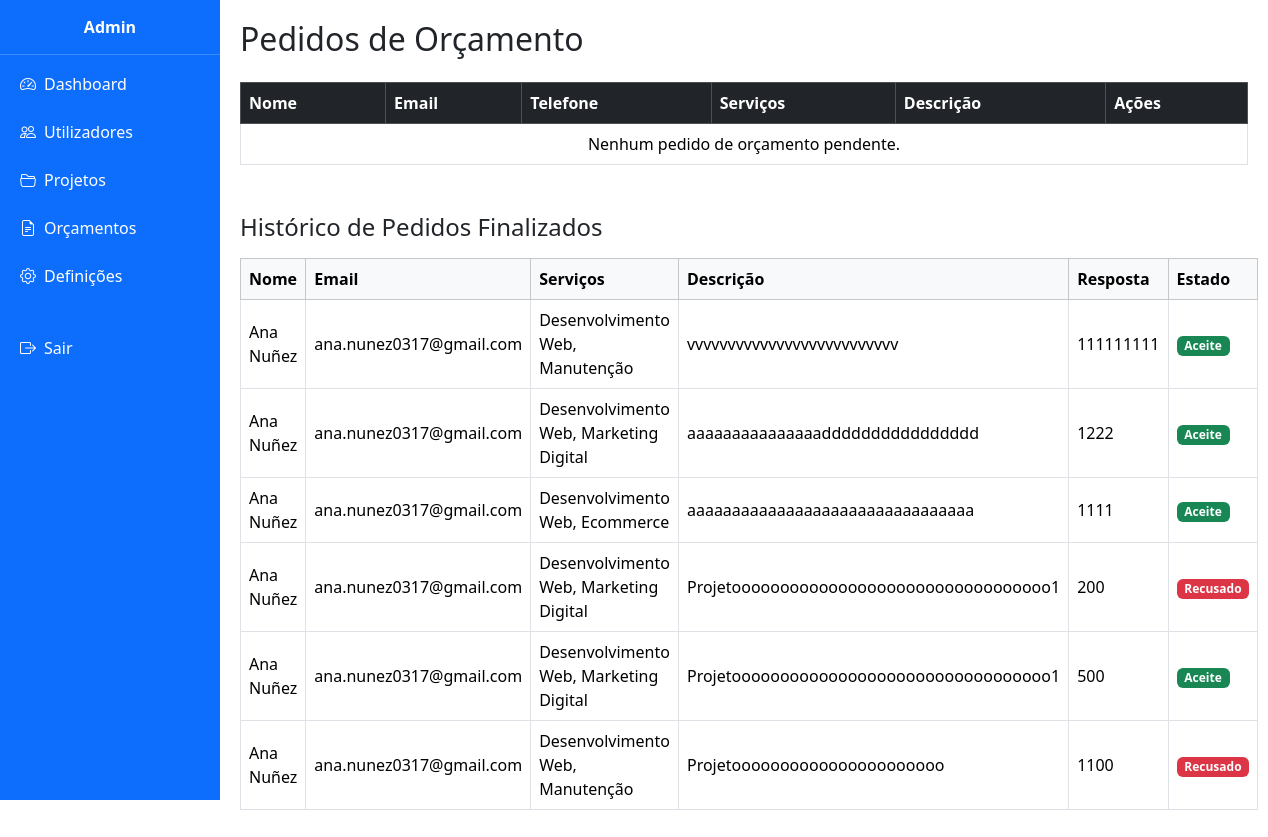
Page /admin/pedidosorcamentos.php on the committed database.
### tables this page shows
CREATE TABLE IF NOT EXISTS `orcamentos` (
  `id` int NOT NULL AUTO_INCREMENT,
  `nome` varchar(255) NOT NULL DEFAULT '0',
  `email` varchar(255) NOT NULL DEFAULT '0',
  `telefone` varchar(20) NOT NULL DEFAULT '0',
  `servicos` varchar(255) NOT NULL,
  `descricao` text NOT NULL,
  `criado` timestamp NULL DEFAULT (now()),
  `resposta` text,
  `estado` enum('p','a','r') NOT NULL DEFAULT (_utf8mb4'p'),
  `nota_entrega` text,
  PRIMARY KEY (`id`)
);

### admin/pedidosorcamentos.php (the view, shortened to what this page needs)
<?php
require('../includes/connection.php');
?>
<!DOCTYPE html>
<html lang="pt-pt">
<head>
  <link href="https://cdn.jsdelivr.net/npm/bootstrap@5.3.2/dist/css/bootstrap.min.css" rel="stylesheet">
  <link href="https://cdn.jsdelivr.net/npm/bootstrap-icons@1.10.5/font/bootstrap-icons.css" rel="stylesheet">
</head>
<body>
<?php require('../includes/sidebar.php'); ?>
<div class="main-content">
  <div class="d-flex justify-content-between align-items-center mb-4">
    <h2 class="mb-0">Pedidos de Orçamento</h2>
  </div>
  <table class="table table-hover table-bordered align-middle">
    <thead class="table-dark">
      <tr>
        <th>Nome</th>
        <th>Email</th>
        <th>Telefone</th>
        <th>Serviços</th>
        <th>Descrição</th>
        <th>Ações</th>
      </tr>
    </thead>
    <tbody>
    <?php
    $sql = "SELECT * FROM orcamentos WHERE estado = 'p' ORDER BY criado DESC";
    $resultado = $conn->query($sql);
    if ($resultado->num_rows > 0) {
        while ($row = $resultado->fetch_assoc()) {
            echo "<tr>";
            echo "<td>" . htmlspecialchars($row['nome']) . "</td>";
            echo "<td>" . htmlspecialchars($row['email']) . "</td>";
            echo "<td>" . htmlspecialchars($row['telefone']) . "</td>";
            echo "<td>" . htmlspecialchars($row['servicos']) . "</td>";
            echo "<td>" . htmlspecialchars($row['descricao']) . "</td>";
            echo "<td>
                <button class='btn btn-sm btn-success' onclick='mostrarResposta(" . $row['id'] . ")'>Responder</button>
                <form action='recusar_orcamento.php' method='POST' style='display:inline-block;'>
                  <input type='hidden' name='id' value='" . $row['id'] . "'>
                  <button type='submit' class='btn btn-sm btn-danger'>Recusar</button>
                </form>
                <div id='resposta-" . $row['id'] . "' class='resposta-form'>
                  <form action='enviar_resposta.php' method='POST'>
                    <input type='hidden' name='email_cliente' value='" . htmlspecialchars($row['email']) . "'>
                    <input type='hidden' name='nome_cliente' value='" . htmlspecialchars($row['nome']) . "'>
                    <div class='mb-2'>
                      <textarea name='mensagem' class='form-control' rows='3' placeholder='Escreva aqui a sua resposta com o orçamento...' required></textarea>
                    </div>
                    <button type='submit' class='btn btn-primary btn-sm'>Enviar Resposta</button>
                  </form>
                </div>
              </td>";
            echo "</tr>";
        }
    } else {
        echo "<tr><td colspan='6' class='text-center'>Nenhum pedido de orçamento pendente.</td></tr>";
    }
    ?>
    </tbody>
  </table>
  <h4 class="mt-5 mb-3">Histórico de Pedidos Finalizados</h4>
  <table class="table table-bordered align-middle">
    <thead class="table-light">
      <tr>
        <th>Nome</th>
        <th>Email</th>
        <th>Serviços</th>
        <th>Descrição</th>
        <th>Resposta</th>
        <th>Estado</th>
      </tr>
    </thead>
    <tbody>
    <?php
    $sqlHist = "SELECT * FROM orcamentos WHERE estado IN ('a','r') ORDER BY criado DESC";
    $resHist = $conn->query($sqlHist);
    if ($resHist->num_rows > 0) {
        while ($row = $resHist->fetch_assoc()) {
            echo "<tr>";
            echo "<td>" . htmlspecialchars($row['nome']) . "</td>";
            echo "<td>" . htmlspecialchars($row['email']) . "</td>";
            echo "<td>" . htmlspecialchars($row['servicos']) . "</td>";
            echo "<td>" . nl2br(htmlspecialchars($row['descricao'])) . "</td>";
            echo "<td>" . nl2br(htmlspecialchars($row['resposta'])) . "</td>";
            echo "<td>";
            if ($row['estado'] === 'a') {
              echo "<span class='badge bg-success'>Aceite</span>";
            } elseif ($row['estado'] === 'r') {
              echo "<span class='badge bg-danger'>Recusado</span>";
            }
            echo "</td>";
            echo "</tr>";
        }
    } else {
        echo "<tr><td colspan='6' class='text-center'>Sem histórico de pedidos finalizados.</td></tr>";
    }
    ?>
    </tbody>
  </table>
</div>
</body>
</html>

### includes/sidebar.php (shortened to what this page needs)
<link href="https://cdn.jsdelivr.net/npm/bootstrap-icons@1.10.5/font/bootstrap-icons.css" rel="stylesheet">
<div class="admin-sidebar">
  <div class="sidebar-title">Admin</div>
  <a href="inicio.php"><i class="bi bi-speedometer2 me-2"></i>Dashboard</a>
  <a href="utilizadores.php"><i class="bi bi-people me-2"></i>Utilizadores</a>
  <a href="projetos.php"><i class="bi bi-folder2-open me-2"></i>Projetos</a>
  <a href="pedidosorcamentos.php"><i class="bi bi-file-earmark-text me-2"></i>Orçamentos</a>
  <a href="definicoes.php"><i class="bi bi-gear me-2"></i>Definições</a>
  <a href="index.php" class="mt-4"><i class="bi bi-box-arrow-right me-2"></i>Sair</a>
</div>

### admin/pedidosorcamentos.php (style rules this page uses)
.main-content { margin-left: 220px; padding: 20px; }

### includes/sidebar.php (style rules this page uses)
.admin-sidebar { width: 220px; height: 100vh; position: fixed; top: 0; left: 0; background-color: #0d6efd; color: white; padding-top: 60px; z-index: 1000; }
.admin-sidebar a { display: block; color: white; padding: 12px 20px; text-decoration: none; }
.admin-sidebar .sidebar-title { position: absolute; top: 0; width: 100%; padding: 15px 0; text-align: center; background-color: #0d6efd; border-bottom: 1px solid rgba(255, 255, 255, 0.2); font-weight: bold; }

### rows in the picture
orcamentos: nome "Ana Nuñez", email "ana.nunez0317@gmail.com", servicos "Desenvolvimento Web, Manutenção", descricao "vvvvvvvvvvvvvvvvvvvvvvvvvv", resposta "111111111", estado "Aceite"
orcamentos: nome "Ana Nuñez", email "ana.nunez0317@gmail.com", servicos "Desenvolvimento Web, Marketing Digital", descricao "aaaaaaaaaaaaaaadddddddddddddddd", resposta "1222", estado "Aceite"
orcamentos: nome "Ana Nuñez", email "ana.nunez0317@gmail.com", servicos "Desenvolvimento Web, Ecommerce", descricao "aaaaaaaaaaaaaaaaaaaaaaaaaaaaaaaa", resposta "1111", estado "Aceite"
orcamentos: nome "Ana Nuñez", email "ana.nunez0317@gmail.com", servicos "Desenvolvimento Web, Marketing Digital", descricao "Projetooooooooooooooooooooooooooooooooo1", resposta "200", estado "Recusado"
orcamentos: nome "Ana Nuñez", email "ana.nunez0317@gmail.com", servicos "Desenvolvimento Web, Marketing Digital", descricao "Projetooooooooooooooooooooooooooooooooo1", resposta "500", estado "Aceite"
orcamentos: nome "Ana Nuñez", email "ana.nunez0317@gmail.com", servicos "Desenvolvimento Web, Manutenção", descricao "Projetoooooooooooooooooooooo", resposta "1100", estado "Recusado"
